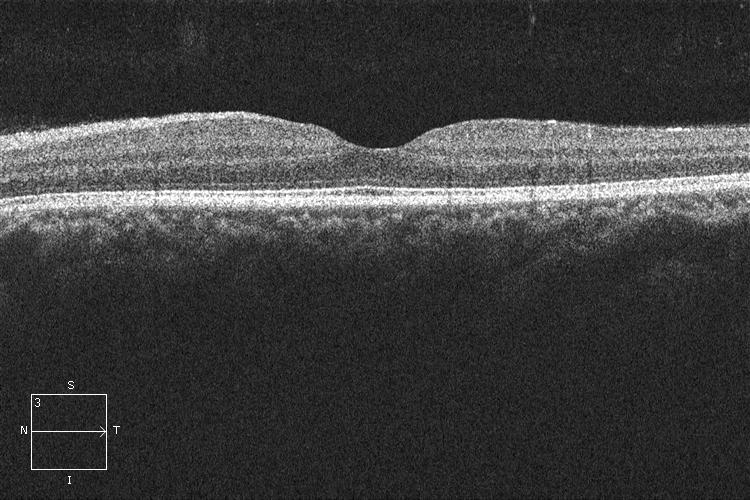
#> input picture NORMAL1.jpeg, 750 x 500 px, found by its file name
$ jupyter execute --allow-errors OCT_reconstruction.ipynb   (shell and % lines are left out)
#> lines starting #> are read from the running program, lines starting #| are printed output that depends on the picture
### utils.py
import numpy as np

def SoftThresh(x, tau):
    # numpy automatically applies functions to each element of the array
    return np.sign(x)*np.maximum(0, np.abs(x) - tau)

def ShrinkageOperator(X, tau):
    U, S, Vt = np.linalg.svd(X, full_matrices=False)
    S = np.diag(SoftThresh(S, tau))
    return U @ S @ Vt

def Proj(X, mask):
    return X*mask

### OCT_reconstruction.ipynb
[cell 1]
import os
import numpy as np
from scipy.fftpack import dct
from pywt import dwt2
from skimage.io import imread, imshow
from skimage.measure import shannon_entropy
import matplotlib.pyplot as plt
from IPython import display

from utils import (
    SoftThresh,
    ShrinkageOperator,
    Proj
)

[cell 2]
image_path = "OCTID_NORMAL"
image_name = "NORMAL1.jpeg"
image = os.path.join(image_path, image_name)

oct_image = imread(image)
#> oct_image is the input picture: shape (500, 750, 3); min 0, max 255, mean 61.3
plt.imshow(oct_image, cmap='gray')
#> (this line was passed over: IPython is not available in this run)

[cell 3]
# Taking the first of the 3 channels, as they are all the same.
X = oct_image[:,:,0]
h, w = X.shape
#> h = 500; w = 750

compression_factor = 2
mask = np.random.randint(2, size=(h,w))
D = X*mask
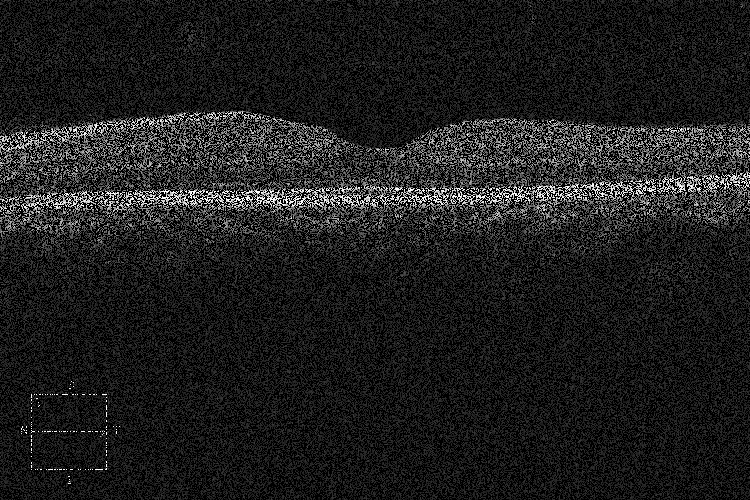
#> D: shape (500, 750) int64; min 0, max 255, mean 30.7

plt.imshow(X*mask, cmap="gray")
#> (this line was passed over: IPython is not available in this run)

[cell 4]
def AUpdate(W, Y1, mu):
    Z = W - (1/mu)*Y1
    return ShrinkageOperator(Z, 1/mu)

def WUpdate(mask, A, W, E, D, B1, B2t, Y1, Y2, mu, nu1, lmda):
    Z = B1 @ W @ B2t + E - D + (1/mu)*Y2
    Z = Proj(Z, mask)
    Z = B1.T @ Z @ B2t.T + W - A - (1/mu)*Y1
    Z = W - (1/nu1)*Z
    return SoftThresh(Z, lmda/(nu1*mu))

def EUpdate(mask, W, E, D, B1, B2t, Y2, mu, nu2, a):
    Z = (E + B1 @ W @ B2t) - D
    Z = Proj(Z, mask) + (1/mu)*Y2
    Z =  E - (1/nu2)*Z
    return SoftThresh(Z, a/(mu*nu2))

def Y1Update(mask, W, E, D, B1, B2t, Y1, mu):
    Z = B1 @ W @ B2t + E - D
    return Y1 + mu*Proj(Z, mask)

def Y2Update(A, W, Y2, mu):
    return Y2 + mu*(A - W)

def muUpdate(mu, ro):
    return mu*ro

[cell 5]
(cA, (cH, cV, cD)) = dwt2(np.eye(h), 'db1')
upper = np.concatenate([cA, cH])
lower = np.concatenate([cV, cD])
B1 = np.concatenate([upper, lower], axis=1)

[cell 6]
basis_ = "dwt"

if basis_ == "dct":
    B1 = dct(np.eye(h), norm='ortho', axis=0).T
    B2t = dct(np.eye(w), norm='ortho', axis=0)
else:
    # pywt.dwt2 is the discrete wavelet transform in 2D. It returns the transformed array
    # in 4 equaly sized block matrices which are simplpy regions of the entire 2D transform

    (cA, (cH, cV, cD)) = dwt2(np.eye(h), 'db1')
    upper = np.concatenate([cA, cH])
    lower = np.concatenate([cV, cD])
    B1 = np.concatenate([upper, lower], axis=1)

    (cA, (cH, cV, cD)) = dwt2(np.eye(w), 'db1')
    upper = np.concatenate([cA, cH])
    lower = np.concatenate([cV, cD])
    B2t = np.concatenate([upper, lower], axis=1)

W = np.linalg.inv(B1) @ D @ np.linalg.inv(B2t)
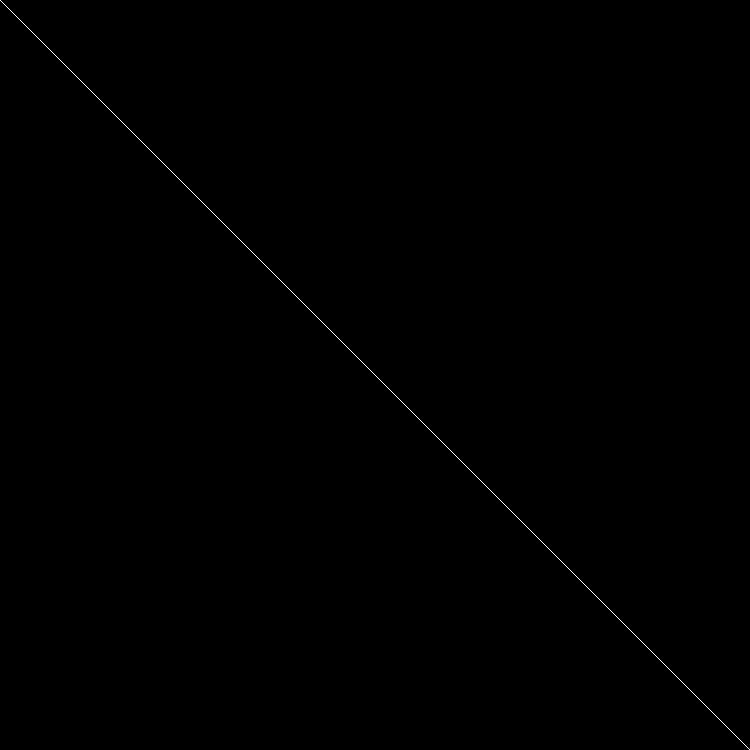
#> B2t: shape (750, 750) float64; values 0 (black) and 1 (white), 0.13% white in thin lines or dots
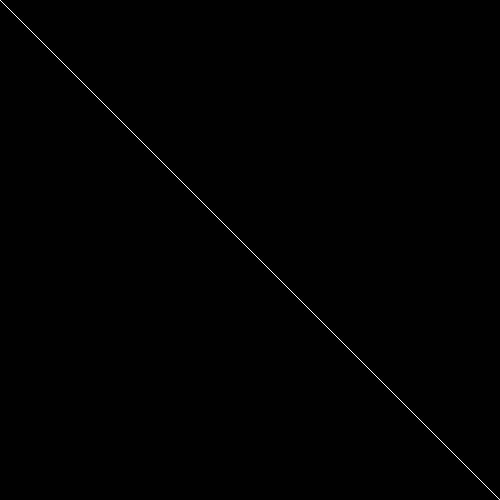
#> B1: shape (500, 500) float64; values 0 (black) and 1 (white), 0.2% white in thin lines or dots

# Initialize the variable for the ptimization algorithm
A = np.copy(W)
E = np.zeros_like(D)
Y1 = np.zeros_like(D)
Y2 = np.zeros_like(D)
nu1 = 3
nu2 = 3
mu = 0.5
lmda = 0.001
a = 0.85
ro = 1.01

# ro = 1.01

[cell 7]
reconstruction_error = []
spectral_norm = []

iters = 2000
#> (the rest of this cell did not finish here and is left out)

[cell 8]
plt.imshow(X, cmap="gray")
#> (this line was passed over: IPython is not available in this run)

#> (a cell that did not finish here is left out)

[cell 10]
plt.imshow(X - B1 @ W @ B2t, cmap="gray")
#> (this line was passed over: IPython is not available in this run)
